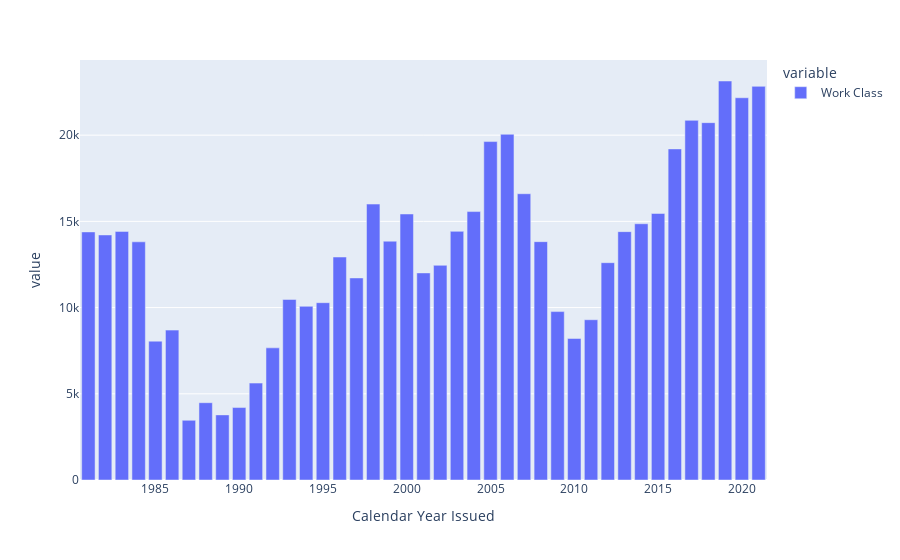

The cell this chart's notebook holds for it:
### Code cell
fig = px.bar(licences.groupby('Calendar Year Issued')['Work Class'].count())
fig.show()

### Figure 1 — Plotly figure (JSON) as saved in the notebook; plotly's stock layout.template omitted (floating-point values rounded to 4 significant figures)
{"data": [{"alignmentgroup": "True", "hovertemplate": "variable=Work Class<br>Calendar Year Issued=%{x}<br>value=%{y}<extra></extra>", "legendgroup": "Work Class", "marker": {"color": "#636efa"}, "name": "Work Class", "offsetgroup": "Work Class", "orientation": "v", "showlegend": true, "textposition": "auto", "type": "bar", "x": [1981, 1982, 1983, 1984, 1985, 1986, 1987, 1988, 1989, 1990, 1991, 1992, 1993, 1994, 1995, 1996, 1997, 1998, 1999, 2000, 2001, 2002, 2003, 2004, 2005, 2006, 2007, 2008, 2009, 2010, 2011, 2012, 2013, 2014, 2015, 2016, 2017, 2018, 2019, 2020, 2021], "xaxis": "x", "y": [14388, 14213, 14418, 13814, 8052, 8693, 3464, 4483, 3776, 4202, 5621, 7663, 10471, 10073, 10284, 12932, 11719, 16003, 13850, 15428, 12010, 12451, 14421, 15568, 19628, 20051, 16603, 13823, 9768, 8208, 9295, 12604, 14405, 14862, 15458, 19202, 20859, 20724, 23141, 22169, 22831], "yaxis": "y"}], "layout": {"barmode": "relative", "legend": {"title": {"text": "variable"}, "tracegroupgap": 0}, "margin": {"t": 60}, "xaxis": {"anchor": "y", "domain": [0, 1], "title": {"text": "Calendar Year Issued"}}, "yaxis": {"anchor": "x", "domain": [0, 1], "title": {"text": "value"}}}}
